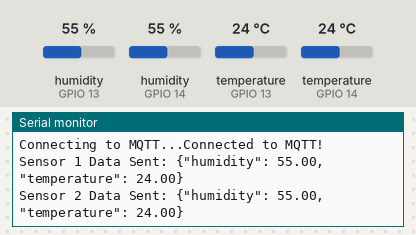
A sketch run on a simulated ESP8266 (NodeMCU). On the bench: the last lines printed to the serial monitor. Inputs (shaded band) come from the test bench; at power-on: humidity (sensors on GPIO 13, GPIO 14) 55 %, temperature (sensors on GPIO 13, GPIO 14) 24 °C. WiFi joins after 1.5 s; servers stay silent unless stated; no MQTT or app messages arrive unless stated.

Above: at 2.7 s.
2.8 s: humidity (sensor on GPIO 13) set to 22 %
At 8.0 s:
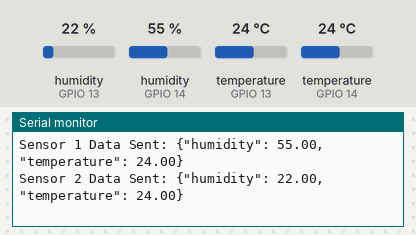
8.8 s: humidity (sensor on GPIO 14) set to 22 %
At 12.4 s:
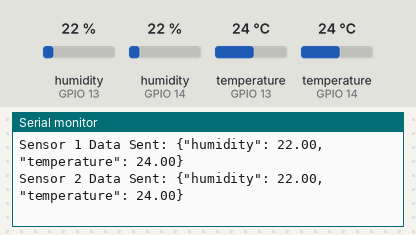
14.8 s: temperature (sensor on GPIO 13) set to 12 °C
At 18.0 s:
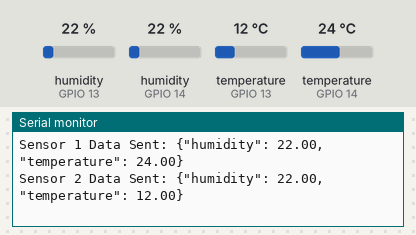
20.8 s: temperature (sensor on GPIO 14) set to 12 °C
At 22.4 s:
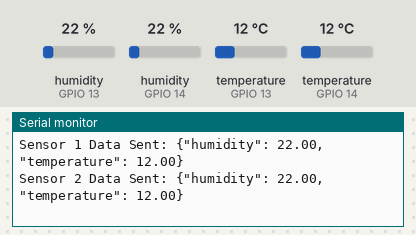
26.8 s: humidity (sensor on GPIO 13) set to 40 %
At 32.4 s:
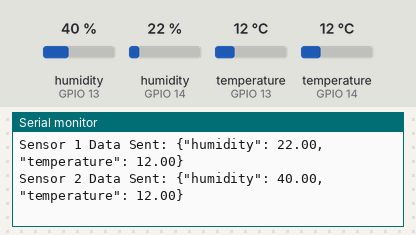
32.8 s: humidity (sensor on GPIO 14) set to 40 %
At 38.0 s:
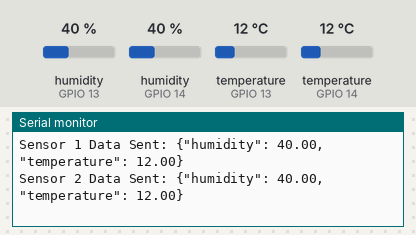
Timing chart, 0 to 39.5 s (numbered marks = the images above; inputs shaded):
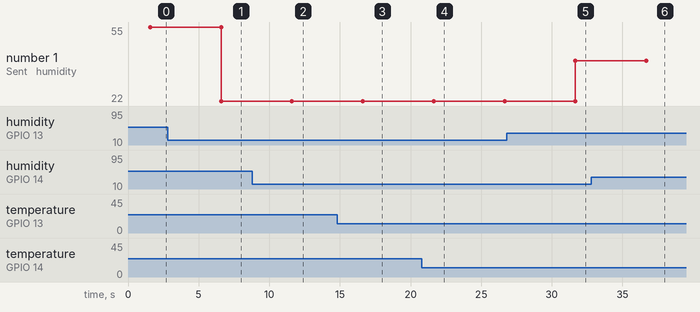

Measured:
- after the input at 2.8 s, the serial monitor: prints a new line after 3.8 s (image 1)
- after the input at 8.8 s, the serial monitor: prints a new line after 2.8 s (image 2)
- after the input at 14.8 s, the serial monitor: prints a new line after 1.8 s (image 3)
- after the input at 20.8 s, the serial monitor: prints a new line after 0.84 s (image 4)
- after the input at 26.8 s, the serial monitor: prints a new line after 4.9 s (image 5)
- after the input at 32.8 s, the serial monitor: prints a new line after 3.9 s (image 6)
- plotted number 1: 55 → 22 after the input at 2.8 s, 22 → 40 after the input at 26.8 s

The sketch:

ESP8266-Dual-DHT22-Sensor-Monitoring-with-MQTT.ino
```cpp
/*
 * ESP8266 Dual DHT22 Sensor Monitoring with MQTT
 *
 * Author: Yodha Ardiansyah
 * Website: https://arunovasi.my.id
 *
 * Description:
 * This program reads temperature and humidity from two DHT22 sensors and
 * sends the data to an MQTT broker. If the connection fails multiple times,
 * it attempts to reconnect to WiFi and MQTT.
 */

#include <ESP8266WiFi.h>
#include <DHT.h>
#include <PubSubClient.h>  // MQTT Library

// WiFi Configuration (Sensitive data hidden)
const char* ssid = "your_wifi_ssid";     // Replace with your WiFi SSID
const char* password = "your_wifi_password"; // Replace with your WiFi Password

// DHT Sensor Configuration
#define DHTTYPE DHT22
#define DHTPIN1 14  // GPIO for first sensor (D5 on NodeMCU)
#define DHTPIN2 13  // GPIO for second sensor (D7 on NodeMCU)

DHT dht1(DHTPIN1, DHTTYPE);
DHT dht2(DHTPIN2, DHTTYPE);

// MQTT Configuration (Sensitive data hidden)
const char* mqttServer = "your_mqtt_server";   // Replace with your MQTT Server
const int mqttPort = 1883;                     // Default MQTT port
const char* mqttUser = "your_mqtt_username";   // Replace with your MQTT username
const char* mqttPassword = "your_mqtt_password"; // Replace with your MQTT password
const char* topic1 = "your_topic/dht1";        // MQTT topic for sensor 1
const char* topic2 = "your_topic/dht2";        // MQTT topic for sensor 2

WiFiClient espClient;
PubSubClient client(espClient);

int mqttFailureCount = 0;  // Counter for MQTT failures
const int maxFailures = 5; // Max failures before restarting WiFi

void connectWiFi() {
  Serial.println();
  Serial.print("Connecting to WiFi...");

  WiFi.begin(ssid, password);
  while (WiFi.status() != WL_CONNECTED) {
    delay(500);
    Serial.print(".");
  }

  Serial.println("\nWiFi Connected!");
  Serial.print("IP Address: ");
  Serial.println(WiFi.localIP());
}

void connectMQTT() {
  while (!client.connected()) {
    Serial.print("Connecting to MQTT...");
    if (client.connect("ESP8266Client", mqttUser, mqttPassword)) {
      Serial.println("Connected to MQTT!");
    } else {
      Serial.print("Failed, error code: ");
      Serial.println(client.state());
      delay(2000);
    }
  }
}

void setup() {
  Serial.begin(115200);
  delay(10);

  // Initialize sensors
  dht1.begin();
  dht2.begin();

  // Connect to WiFi
  connectWiFi();

  // Connect to MQTT Broker
  client.setServer(mqttServer, mqttPort);
  connectMQTT();
}

void loop() {
  client.loop();  // Maintain MQTT connection

  // Read temperature and humidity from both sensors
  float humidity1 = dht1.readHumidity();
  float temperature1 = dht1.readTemperature();
  float humidity2 = dht2.readHumidity();
  float temperature2 = dht2.readTemperature();

  bool success = true;

  if (!isnan(humidity1) && !isnan(temperature1)) {
    // Create JSON payload for Sensor 1
    String payload1 = "{";
    payload1 += "\"humidity\": " + String(humidity1) + ",";
    payload1 += "\"temperature\": " + String(temperature1);
    payload1 += "}";

    // Publish data to MQTT topic for Sensor 1
    if (!client.publish(topic1, payload1.c_str())) {
      Serial.println("Failed to send data for Sensor 1");
      success = false;
    } else {
      Serial.println("Sensor 1 Data Sent: " + payload1);
    }
  } else {
    Serial.println("Failed to read data from Sensor 1");
    success = false;
  }

  if (!isnan(humidity2) && !isnan(temperature2)) {
    // Create JSON payload for Sensor 2
    String payload2 = "{";
    payload2 += "\"humidity\": " + String(humidity2) + ",";
    payload2 += "\"temperature\": " + String(temperature2);
    payload2 += "}";

    // Publish data to MQTT topic for Sensor 2
    if (!client.publish(topic2, payload2.c_str())) {
      Serial.println("Failed to send data for Sensor 2");
      success = false;
    } else {
      Serial.println("Sensor 2 Data Sent: " + payload2);
    }
  } else {
    Serial.println("Failed to read data from Sensor 2");
    success = false;
  }

  // If failed, increment counter
  if (!success) {
    mqttFailureCount++;
    Serial.println("MQTT Failure Count: " + String(mqttFailureCount));
  } else {
    mqttFailureCount = 0; // Reset counter if success
  }

  // If failure count exceeds the limit, restart WiFi
  if (mqttFailureCount >= maxFailures) {
    Serial.println("Restarting WiFi connection...");
    WiFi.disconnect();
    connectWiFi();
    connectMQTT();
    mqttFailureCount = 0; // Reset counter after reconnect
  }

  // Wait before sending the next data
  delay(5000);  // Send data every 5 seconds
}
```
